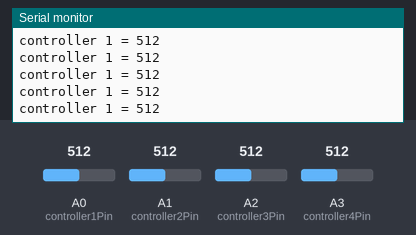
Recording of a sketch running on a simulated Arduino Uno, built with avr-gcc and run on an emulated ATmega328P. On the bench: the last lines printed to the serial monitor. The test bench sets the inputs (shaded band); at power-on: A0 (controller1Pin) = 512, A1 (controller2Pin) = 512, A2 (controller3Pin) = 512, A3 (controller4Pin) = 512.

Above: at 1.2 s.
1.3 s: A0 (controller1Pin) set to 105
At 1.8 s:
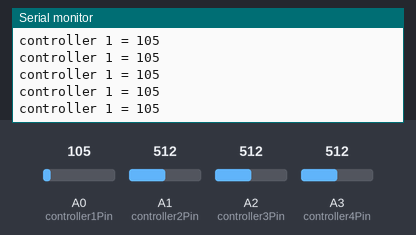
4.3 s: A0 (controller1Pin) set to 90
At 5.3 s:
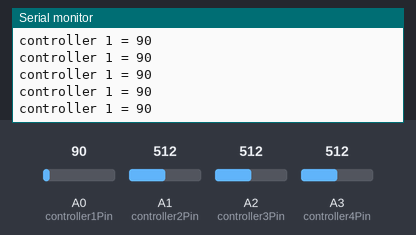
Timing chart, 0 to 7.3 s (numbered marks = the images above; inputs shaded):
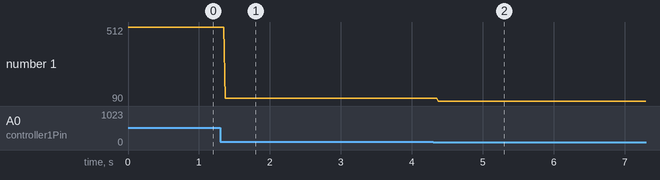

The sketch:

Electric_car_CAN_Simulatior.ino
```cpp
#define controller1Pin A0
#define controller2Pin A1
#define controller3Pin A2
#define controller4Pin A3

/*
#define wheel1Pin A4
#define wheel2Pin A5
#define wheel3Pin A6
#define wheel4Pin A7

#define accelerationPin A8
#define steeringPin A9
#define brakingPin A10
#define chargeControllerPin A11
#define powerManagmentPin A12

*/
//Variables to store relavent values

  int controller1 = 0;
  int controller2 = 0;
  int controller3 = 0;
  int controller4 = 0;

  int wheel1 = 0;
  int wheel2 = 0;
  int wheel3 = 0;
  int wheel4 = 0;

  int acceleration = 0;
  int steering = 0;
  int braking = 0;
  int chargController = 0;
  int powerManagment  = 0;


void setup() {
//Setting pinModes
  pinMode(controller1Pin, INPUT);
  pinMode(controller2Pin, INPUT);
  pinMode(controller3Pin, INPUT);
  pinMode(controller4Pin, INPUT);

 /*
  pinMode(wheel1Pin, INPUT);
  pinMode(wheel2Pin, INPUT);
  pinMode(wheel3Pin, INPUT);
  pinMode(wheel4Pin, INPUT);

  pinMode(accelerationPin, INPUT);
  pinMode(steeringPin, INPUT);
  pinMode(brakingPin, INPUT);
  pinMode(chargeControllerPin, INPUT);
  pinMode(powerManagmentPin, INPUT);
*/
// Start serial monitor
  Serial.begin(9600);

}

void loop() {
//Reading the sensor values using analogRead()

  controller1 = analogRead(controller1Pin);
  controller2 = analogRead(controller2Pin);
  controller3 = analogRead(controller3Pin);
  controller4 = analogRead(controller4Pin);
/*
  wheel1 = analogRead(wheel1Pin);
  wheel2 = analogRead(wheel2Pin);
  wheel3 = analogRead(wheel3Pin);
  wheel4 = analogRead(wheel4Pin);

  acceleration = analogRead(accelerationPin);
  steering = analogRead(steeringPin);
  braking = analogRead(brakingPin);
  chargController = analogRead(chargeControllerPin);
  powerManagment = analogRead(powerManagmentPin);
*/
  Serial.print("controller 1 = ");
  Serial.print(controller1,DEC);
  Serial.println();

}
```

Measured:
- after the input at 1.3 s, the serial monitor: prints a new line after 0.07 s (image 1)
- after the input at 4.3 s, the serial monitor: prints a new line after 0.07 s (image 2)
- plotted number 1: 512 → 105 after the input at 1.3 s, 105 → 90 after the input at 4.3 s
